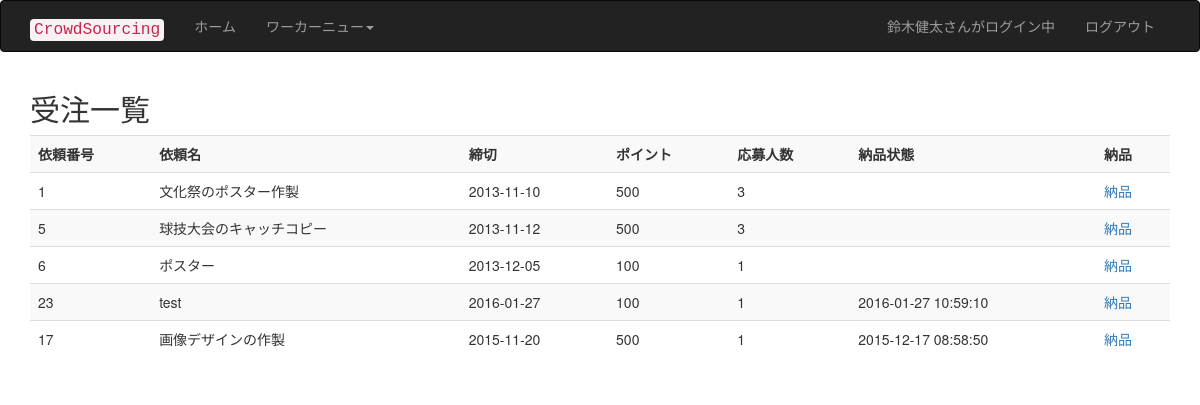
The app's page /reclist.php (signed in) with its own data.
### tables this page shows
CREATE TABLE IF NOT EXISTS `tb_receive` (
  `requestid` int(11) NOT NULL,
  `userid` varchar(32) NOT NULL,
  `dgresult` int(11) DEFAULT NULL,
  `comment` varchar(1000) NOT NULL,
  `rday` datetime NOT NULL,
  `eday` datetime DEFAULT NULL,
  UNIQUE KEY `requestid` (`requestid`,`userid`)
);

CREATE TABLE IF NOT EXISTS `tb_request` (
  `requestid` int(11) NOT NULL AUTO_INCREMENT,
  `rname` varchar(128) NOT NULL,
  `sdate` date NOT NULL,
  `edate` date NOT NULL,
  `contents` varchar(1000) NOT NULL,
  `point` int(11) NOT NULL,
  `genre` int(11) NOT NULL,
  `perpicient` int(11) DEFAULT NULL,
  `amethod` int(11) NOT NULL,
  `requserid` varchar(16) NOT NULL,
  `rpoint` int(11) NOT NULL,
  PRIMARY KEY (`requestid`)
);

### reclist.php (the view, shortened to what this page needs)
<?php
include('page_header.php');
include 'db_inc.php';
$userid = $_SESSION['userid'];
echo "<h2>受注一覧</h2>";
$sql = "SELECT requestid, count(*) as people FROM  tb_receive group by requestid ";
$rs = mysql_query($sql, $conn);
$people = array();
while ( $row = mysql_fetch_array($rs) ) {
	$rid  = $row['requestid'];
	$people[$rid ] = $row['people'];
}
$where = " where userid='{$userid}'";
$sql = "SELECT * FROM  tb_request NATURAL JOIN tb_receive  " . $where;
$rs = mysql_query($sql, $conn);
echo '<table class="table table-striped table-hover">';
echo '<tr><th>依頼番号</th><th>依頼名</th><th>締切</th><th>ポイント</th>';
echo '<th>応募人数</th><th>納品状態</th><th>納品</th>';
while ( $row = mysql_fetch_array($rs) ) {
	echo '<tr>';
	$rid = $row['requestid'];
	echo '<td>' . $row['requestid'] . '</td>';
	echo '<td>' . $row['rname'] . '</td>';
	echo '<td>' . $row['edate'] . '</td>';
	echo '<td>' . $row['point']   . '</td>';
	echo '<td>' ;
	echo isset($people[$rid]) ? $people[$rid] : 0;
	echo  '</td>';
	$eday = $row['eday'];
	echo '<td>' . $eday .'</td>';
	echo '<td><a href="dgoods.php?rid=' . $row['requestid']   . '">納品</a></td>';
	echo '</tr>';
}
echo '</table>';
include('page_footer.php');
?>

### records on screen
tb_receive: requestid.requestid "1", requestid.rname "文化祭のポスター作製", requestid.edate "2013-11-10", requestid.point "500", rid "3"
tb_receive: requestid.requestid "5", requestid.rname "球技大会のキャッチコピー", requestid.edate "2013-11-12", requestid.point "500", rid "3"
tb_receive: requestid.requestid "6", requestid.rname "ポスター", requestid.edate "2013-12-05", requestid.point "100", rid "1"
tb_receive: requestid.requestid "23", requestid.rname "test", requestid.edate "2016-01-27", requestid.point "100", requestid.requestid "1", eday "2016-01-27 10:59:10"
tb_receive: requestid.requestid "17", requestid.rname "画像デザインの作製", requestid.edate "2015-11-20", requestid.point "500", dgresult "1", eday "2015-12-17 08:58:50"

### other values on screen
$s[$i] "ワーカー"
$_SESSION['uname'] "鈴木健太"
$label "ログアウト"
